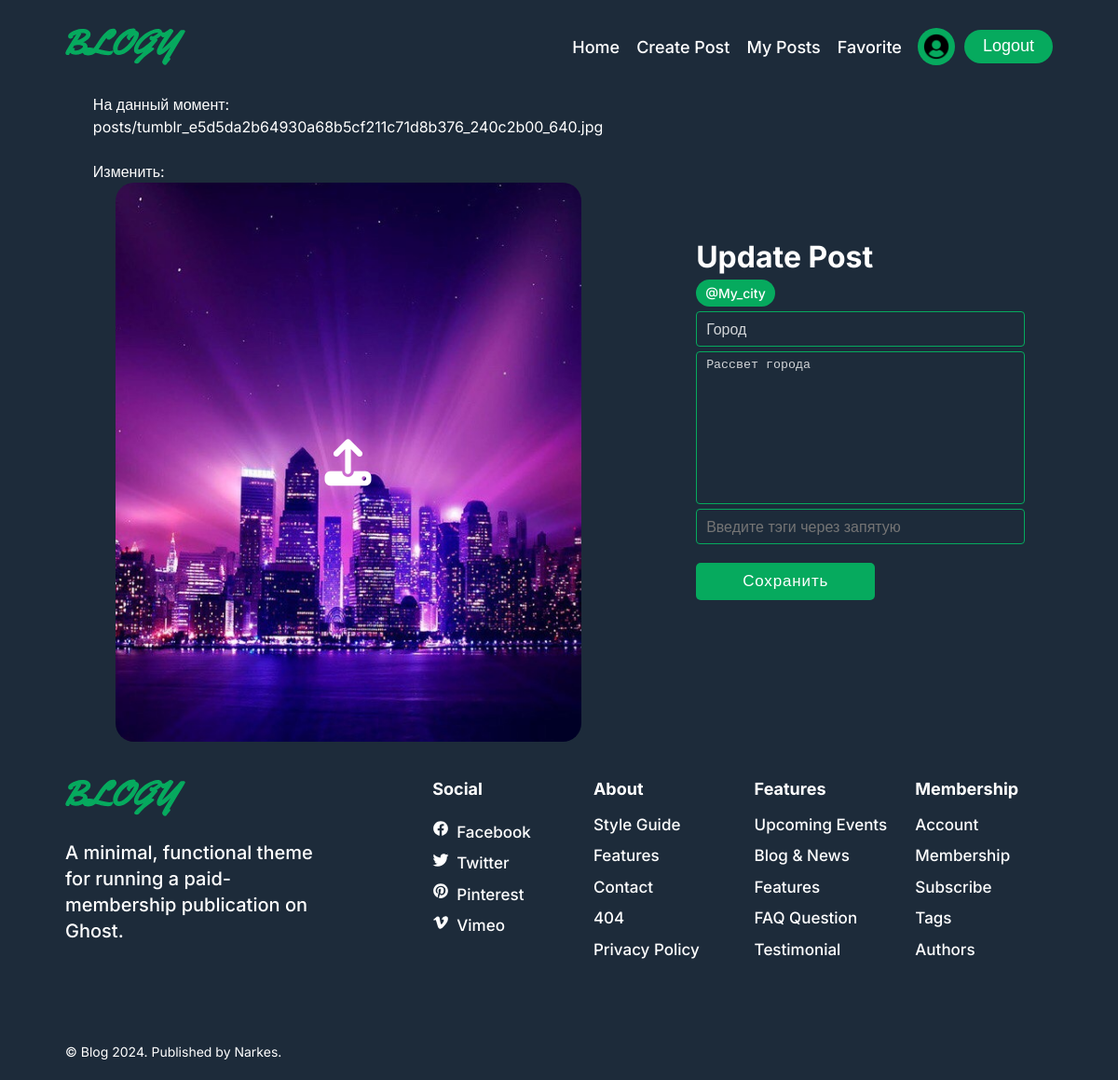
/update_post/2 (signed in), run on the app's committed database.
### app/models.py (models this page shows, shortened)
class User(AbstractUser):
    image = models.ImageField(upload_to="users", default='users/user.png')
    birthdate = models.DateField(null=True, blank=True)
    bio = models.TextField(max_length=2550, null=True, blank=True)
    class Meta:
        verbose_name = "Пользователь"
        verbose_name_plural = "Пользователи"

class Post(models.Model):
    user = models.ForeignKey(User, on_delete=models.CASCADE)
    title = models.CharField(max_length=255)
    body = models.TextField()
    tags = models.ManyToManyField(Tag, related_name="posts")
    image = models.ImageField(upload_to="posts")
    created_at = models.DateTimeField(auto_now_add=True)
    updated_at = models.DateTimeField(auto_now=True)
    liked_by = models.ManyToManyField(User, related_name="liked_posts")
    class Meta:
        verbose_name = "Пост"
        verbose_name_plural = "Посты"

class Tag(models.Model):
    name = models.CharField(max_length=255)
    class Meta:
        verbose_name = "Тег"
        verbose_name_plural = "Теги"

### app/views.py (the view)
# urls.py: path('update_post/<int:post_id>', UpdatePost.as_view(), name='update_post'),
class UpdatePost(LoginRequiredMixin, IsOwenerMixin, UpdateView):
    login_url = reverse_lazy("login")
    form_class = PostForm
    model = Post
    template_name = 'update_post.html'
    pk_url_kwarg = 'post_id'
    success_url = reverse_lazy('home')

### app/forms.py (shortened to what this page needs)
class PostForm(forms.ModelForm):
    tags = forms.CharField(widget=forms.TextInput(attrs={'placeholder': 'Введите тэги через запятую'}), required=False)
    class Meta:
        model = Post
        fields = ['title', 'body', 'image']
        widgets = {
            'title': forms.TextInput(attrs={'placeholder': 'Заголовок'}),
            'body': forms.Textarea(attrs={'placeholder': 'Текст поста'}),
        }

### app/views.py (called while the page is built)
    def dispatch(self, request, *args, **kwargs):
        obj = self.get_object()
        if obj.user != request.user:
            return redirect('posts')
        return super().dispatch(request, *args, **kwargs)

### templates/update_post.html (shortened to what this page needs)
{% extends 'base.html' %}
{% load static %}
{% block css %} <link rel="stylesheet" href="{% static 'css/create_post.css' %}"> {% endblock %}
{% block content %}
    <form method="post" enctype="multipart/form-data" >
        <div class="avatar_container">
            {{form.image}}
            <div id="preview" aria-labelledby="image" aria-describedby="image">
                <div id="avatar"><i class="fa-solid fa-upload" id="icon"></i></div>
            </div>
        </div>
        <div>
            <h1>Update Post</h1>
            <div style="display: flex; gap: 20px; align-items: center">
            <ul class="card-meta-list">
              {% for tag in post.tags.all %}
              <li>
                <a href="#" class="card-tag">{{ tag.name }}</a>
              </li>
              {% endfor %}
            </ul>
          </div>
            {{ form.title }}
            {{ form.body}}
            {{ form.tags }}
            <button type="submit" class="create_post">Сохранить</button>
        </div>
    </form>
{% endblock %}

### templates/base.html (shortened to what this page needs)
{% load static %}
<!DOCTYPE html>
<html lang="en">
  <head>
    <link rel="stylesheet" href="{% static 'css/home.css' %}" />
    {% block css %} {% endblock %}
  </head>
  <body>
    <header class="header section" data-header>
      <div class="container">
        <a href="{% url 'home' %}" class="logo">
          <img
            src="{% static 'img/logo.svg' %}"
            width="129"
            height="40"
            alt="Blogy logo"
          />
        </a>
        <nav class="navbar" data-navbar>
          <ul class="navbar-list">
            <li class="navbar-item">
              <a
                href="{% url 'home' %}"
                class="navbar-link hover:underline"
                data-nav-link
                >Home</a
              >
            </li>
            <li class="navbar-item">
              <a href="{% url 'create_post' %}" class="navbar-link hover:underline" data-nav-link
                >Create Post</a
              >
            </li>
            <li class="navbar-item">
              <a href="{% url 'posts' %}" class="navbar-link hover:underline" data-nav-link
                >My Posts</a
              >
            </li>
            <li class="navbar-item">
              <a href="{% url 'favorite' %}" class="navbar-link hover:underline" data-nav-link
                >Favorite</a
              >
            </li>
          </ul>
        </nav>
        <div class="wrapper">
          {% if request.user.is_authenticated %}
          <a href="{% url 'profile' request.user.pk %}" class="join" style="padding: 5px; border-radius: 50%;"><img src="{{ request.user.image.url }}" alt="Avatar" style="height: 30px; width: 30px; border-radius: 50%;"></a>
          <form action="{% url 'logout' %}" method="post">
            <button type="submit" class="btn join">Logout</button>
          </form>
          {% else %}
          <a href="{% url 'signup' %}" class="btn join">Join</a>
          {% endif %}
        </div>
      </div>
    </header>
    {% block content %}
    {% endblock %}
    <footer class="footer">
      <div class="container">
        <div class="footer-top section">
          <div class="footer-brand">
            <a href="#" class="logo">
              <img
                src="{% static 'img/logo.svg' %}"
                width="129"
                height="40"
                alt="Blogy logo"
              />
            </a>
            <p class="footer-text">
              A minimal, functional theme for running a paid-membership
              publication on Ghost.
            </p>
          </div>
          <ul class="footer-list">
            <li>
              <p class="h5">Social</p>
            </li>
            <li class="footer-list-item">
              <ion-icon name="logo-facebook"></ion-icon>
              <a href="#" class="footer-link hover:underline">Facebook</a>
            </li>
            <li class="footer-list-item">
              <ion-icon name="logo-twitter"></ion-icon>
              <a href="#" class="footer-link hover:underline">Twitter</a>
            </li>
            <li class="footer-list-item">
              <ion-icon name="logo-pinterest"></ion-icon>
              <a href="#" class="footer-link hover:underline">Pinterest</a>
            </li>
            <li class="footer-list-item">
              <ion-icon name="logo-vimeo"></ion-icon>
              <a href="#" class="footer-link hover:underline">Vimeo</a>
            </li>
          </ul>
          <ul class="footer-list">
            <li>
              <p class="h5">About</p>
            </li>
            <li>
              <a href="#" class="footer-link hover:underline">Style Guide</a>
            </li>
            <li>
              <a href="#" class="footer-link hover:underline">Features</a>
            </li>
            <li>
              <a href="#" class="footer-link hover:underline">Contact</a>
            </li>
            <li>
              <a href="#" class="footer-link hover:underline">404</a>
            </li>
            <li>
              <a href="#" class="footer-link hover:underline">Privacy Policy</a>
            </li>
          </ul>
          <ul class="footer-list">
            <li>
              <p class="h5">Features</p>
            </li>
            <li>
              <a href="#" class="footer-link hover:underline"
                >Upcoming Events</a
              >
            </li>
            <li>
              <a href="#" class="footer-link hover:underline">Blog & News</a>
            </li>
            <li>
              <a href="#" class="footer-link hover:underline">Features</a>
            </li>
            <li>
              <a href="#" class="footer-link hover:underline">FAQ Question</a>
            </li>
            <li>
              <a href="#" class="footer-link hover:underline">Testimonial</a>
            </li>
          </ul>
          <ul class="footer-list">
            <li>
              <p class="h5">Membership</p>
            </li>
            <li>
              <a href="#" class="footer-link hover:underline">Account</a>
            </li>
            <li>
              <a href="#" class="footer-link hover:underline">Membership</a>
            </li>
            <li>
              <a href="#" class="footer-link hover:underline">Subscribe</a>
            </li>
            <li>
              <a href="#" class="footer-link hover:underline">Tags</a>
            </li>
            <li>
              <a href="#" class="footer-link hover:underline">Authors</a>
            </li>
          </ul>
        </div>
        <div class="section footer-bottom">
          <p class="copyright">
            &copy; Blog 2024. Published by
            <a href="#" class="copyright-link hover:underline">Narkes</a>.
          </p>
        </div>
      </div>
    </footer>
  </body>
</html>

### static/css/create_post.css (style rules this page uses)
:root { --green: rgb(33, 250, 131); --red: rgb(252, 86, 108); --dusky-green: rgb(6, 170, 94); --opac-white: rgba(255, 255, 255, 0.8); --form-txt: rgba(255, 255, 255, 0.5); --darky: #1d2b3a; --light-grey: rgb(105, 105, 105); }
form { display: flex; align-items: center; justify-content: center; width: 100%; margin-inline: auto; justify-content: space-evenly; }
textarea { width: 100%; }
input, textarea { display: block; border-radius: 4px; border: 0; border-bottom: 1px solid rgb(0, 0, 0, 0.4); padding: 6px 6px 6px 10px; margin-top: 5px; background-color: rgba(255, 255, 255, 0); transition: all 0.5s ease-in; color: var(--opac-white); border: 1px solid var(--dusky-green); resize: none; }
input::placeholder { content: none; }
.create_post { border: 0; background-color: var(--dusky-green); color: white; padding: 10px 50px; letter-spacing: 0.05em; border-radius: 5px; margin-top: 20px; font-size: 17px; outline: none; }
#avatar { background-color: var(--dusky-green); height: 600px; width: 500px; cursor: pointer; background-size: cover; background-repeat: no-repeat; border-radius: 20px; transition: all ease-out 200ms; display: flex; align-items: center; justify-content: center; }
#avatar i { font-size: 50px; }
#preview { position: relative; display: flex; flex-direction: column; justify-content: center; align-items: center; border-radius: 20px; }

### data on the page
User: user.image (placeholder picture)
Post: image "На данный момент: posts/tumblr_e5d5da2b64930a68b5cf211c71d8b376_240c2b00_640.jpg Изменить:", title "Город", body "Рассвет города"
Tag: name "@My_city"
